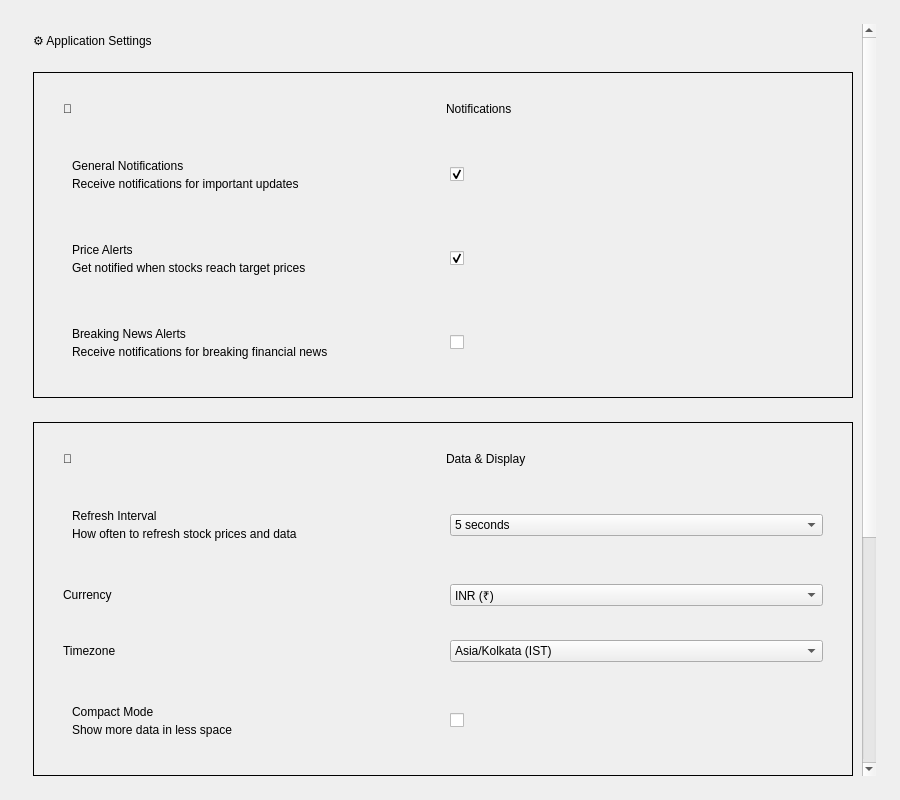
<?xml version="1.0" encoding="UTF-8"?>
<ui version="4.0">
 <class>EnhancedSettings</class>
 <widget class="QWidget" name="EnhancedSettings">
  <property name="geometry">
   <rect>
    <x>0</x>
    <y>0</y>
    <width>900</width>
    <height>800</height>
   </rect>
  </property>
  <property name="windowTitle">
   <string>Enhanced Settings</string>
  </property>
  
  <layout class="QVBoxLayout" name="mainLayout">
   <property name="spacing">
    <number>24</number>
   </property>
   <property name="leftMargin">
    <number>24</number>
   </property>
   <property name="topMargin">
    <number>24</number>
   </property>
   <property name="rightMargin">
    <number>24</number>
   </property>
   <property name="bottomMargin">
    <number>24</number>
   </property>
   
   <item>
    <widget class="QScrollArea" name="settingsScrollArea">
     <property name="frameShape">
      <enum>QFrame::NoFrame</enum>
     </property>
     <property name="widgetResizable">
      <bool>true</bool>
     </property>
     <widget class="QWidget" name="scrollAreaWidget">
      <property name="geometry">
       <rect>
        <x>0</x>
        <y>0</y>
        <width>852</width>
        <height>752</height>
       </rect>
      </property>
      <layout class="QVBoxLayout" name="scrollLayout">
       <property name="spacing">
        <number>24</number>
       </property>
       
       <item>
        <widget class="QLabel" name="settingsMainTitle">
         <property name="text">
          <string>⚙️ Application Settings</string>
         </property>
        </widget>
       </item>
       
       <item>
        <widget class="QFrame" name="notificationsCard">
         <property name="frameShape">
          <enum>QFrame::Box</enum>
         </property>
         <layout class="QVBoxLayout" name="notificationsCardLayout">
          <property name="spacing">
           <number>16</number>
          </property>
          <property name="leftMargin">
           <number>20</number>
          </property>
          <property name="topMargin">
           <number>20</number>
          </property>
          <property name="rightMargin">
           <number>20</number>
          </property>
          <property name="bottomMargin">
           <number>20</number>
          </property>
          
          <item>
           <widget class="QWidget" name="notificationsHeader">
            <layout class="QHBoxLayout" name="notificationsHeaderLayout">
             <item>
              <widget class="QLabel" name="notificationsIcon">
               <property name="text">
                <string>🔔</string>
               </property>
              </widget>
             </item>
             <item>
              <widget class="QLabel" name="notificationsTitle">
               <property name="text">
                <string>Notifications</string>
               </property>
              </widget>
             </item>
            </layout>
           </widget>
          </item>
          
          <item>
           <widget class="QWidget" name="generalNotificationsSetting">
            <layout class="QHBoxLayout" name="generalNotificationsLayout">
             <item>
              <widget class="QWidget" name="generalNotificationsInfo">
               <layout class="QVBoxLayout" name="generalNotificationsInfoLayout">
                <property name="spacing">
                 <number>4</number>
                </property>
                <item>
                 <widget class="QLabel" name="generalNotificationsLabel">
                  <property name="text">
                   <string>General Notifications</string>
                  </property>
                 </widget>
                </item>
                <item>
                 <widget class="QLabel" name="generalNotificationsDescription">
                  <property name="text">
                   <string>Receive notifications for important updates</string>
                  </property>
                 </widget>
                </item>
               </layout>
              </widget>
             </item>
             <item>
              <spacer name="generalNotificationsSpacer">
               <property name="orientation">
                <enum>Qt::Horizontal</enum>
               </property>
              </spacer>
             </item>
             <item>
              <widget class="QCheckBox" name="generalNotificationsCheckBox">
               <property name="checked">
                <bool>true</bool>
               </property>
              </widget>
             </item>
            </layout>
           </widget>
          </item>
          
          <item>
           <widget class="QWidget" name="priceAlertsSetting">
            <layout class="QHBoxLayout" name="priceAlertsLayout">
             <item>
              <widget class="QWidget" name="priceAlertsInfo">
               <layout class="QVBoxLayout" name="priceAlertsInfoLayout">
                <property name="spacing">
                 <number>4</number>
                </property>
                <item>
                 <widget class="QLabel" name="priceAlertsLabel">
                  <property name="text">
                   <string>Price Alerts</string>
                  </property>
                 </widget>
                </item>
                <item>
                 <widget class="QLabel" name="priceAlertsDescription">
                  <property name="text">
                   <string>Get notified when stocks reach target prices</string>
                  </property>
                 </widget>
                </item>
               </layout>
              </widget>
             </item>
             <item>
              <spacer name="priceAlertsSpacer">
               <property name="orientation">
                <enum>Qt::Horizontal</enum>
               </property>
              </spacer>
             </item>
             <item>
              <widget class="QCheckBox" name="priceAlertsCheckBox">
               <property name="checked">
                <bool>true</bool>
               </property>
              </widget>
             </item>
            </layout>
           </widget>
          </item>
          
          <item>
           <widget class="QWidget" name="newsAlertsSetting">
            <layout class="QHBoxLayout" name="newsAlertsLayout">
             <item>
              <widget class="QWidget" name="newsAlertsInfo">
               <layout class="QVBoxLayout" name="newsAlertsInfoLayout">
                <property name="spacing">
                 <number>4</number>
                </property>
                <item>
                 <widget class="QLabel" name="newsAlertsLabel">
                  <property name="text">
                   <string>Breaking News Alerts</string>
                  </property>
                 </widget>
                </item>
                <item>
                 <widget class="QLabel" name="newsAlertsDescription">
                  <property name="text">
                   <string>Receive notifications for breaking financial news</string>
                  </property>
                 </widget>
                </item>
               </layout>
              </widget>
             </item>
             <item>
              <spacer name="newsAlertsSpacer">
               <property name="orientation">
                <enum>Qt::Horizontal</enum>
               </property>
              </spacer>
             </item>
             <item>
              <widget class="QCheckBox" name="newsAlertsCheckBox">
               <property name="checked">
                <bool>false</bool>
               </property>
              </widget>
             </item>
            </layout>
           </widget>
          </item>
         </layout>
        </widget>
       </item>
       
       <item>
        <widget class="QFrame" name="dataDisplayCard">
         <property name="frameShape">
          <enum>QFrame::Box</enum>
         </property>
         <layout class="QVBoxLayout" name="dataDisplayCardLayout">
          <property name="spacing">
           <number>16</number>
          </property>
          <property name="leftMargin">
           <number>20</number>
          </property>
          <property name="topMargin">
           <number>20</number>
          </property>
          <property name="rightMargin">
           <number>20</number>
          </property>
          <property name="bottomMargin">
           <number>20</number>
          </property>
          
          <item>
           <widget class="QWidget" name="dataDisplayHeader">
            <layout class="QHBoxLayout" name="dataDisplayHeaderLayout">
             <item>
              <widget class="QLabel" name="dataDisplayIcon">
               <property name="text">
                <string>🔄</string>
               </property>
              </widget>
             </item>
             <item>
              <widget class="QLabel" name="dataDisplayTitle">
               <property name="text">
                <string>Data &amp; Display</string>
               </property>
              </widget>
             </item>
            </layout>
           </widget>
          </item>
          
          <item>
           <widget class="QWidget" name="refreshIntervalSetting">
            <layout class="QHBoxLayout" name="refreshIntervalLayout">
             <item>
              <widget class="QWidget" name="refreshIntervalInfo">
               <layout class="QVBoxLayout" name="refreshIntervalInfoLayout">
                <property name="spacing">
                 <number>4</number>
                </property>
                <item>
                 <widget class="QLabel" name="refreshIntervalLabel">
                  <property name="text">
                   <string>Refresh Interval</string>
                  </property>
                 </widget>
                </item>
                <item>
                 <widget class="QLabel" name="refreshIntervalDescription">
                  <property name="text">
                   <string>How often to refresh stock prices and data</string>
                  </property>
                 </widget>
                </item>
               </layout>
              </widget>
             </item>
             <item>
              <spacer name="refreshIntervalSpacer">
               <property name="orientation">
                <enum>Qt::Horizontal</enum>
               </property>
              </spacer>
             </item>
             <item>
              <widget class="QComboBox" name="refreshIntervalComboBox">
               <item>
                <property name="text">
                 <string>5 seconds</string>
                </property>
               </item>
               <item>
                <property name="text">
                 <string>15 seconds</string>
                </property>
               </item>
               <item>
                <property name="text">
                 <string>30 seconds</string>
                </property>
               </item>
               <item>
                <property name="text">
                 <string>1 minute</string>
                </property>
               </item>
               <item>
                <property name="text">
                 <string>5 minutes</string>
                </property>
               </item>
              </widget>
             </item>
            </layout>
           </widget>
          </item>
          
          <item>
           <widget class="QWidget" name="currencySetting">
            <layout class="QHBoxLayout" name="currencyLayout">
             <item>
              <widget class="QLabel" name="currencyLabel">
               <property name="text">
                <string>Currency</string>
               </property>
              </widget>
             </item>
             <item>
              <spacer name="currencySpacer">
               <property name="orientation">
                <enum>Qt::Horizontal</enum>
               </property>
              </spacer>
             </item>
             <item>
              <widget class="QComboBox" name="currencyComboBox">
               <item>
                <property name="text">
                 <string>INR (₹)</string>
                </property>
               </item>
               <item>
                <property name="text">
                 <string>USD ($)</string>
                </property>
               </item>
               <item>
                <property name="text">
                 <string>EUR (€)</string>
                </property>
               </item>
               <item>
                <property name="text">
                 <string>GBP (£)</string>
                </property>
               </item>
              </widget>
             </item>
            </layout>
           </widget>
          </item>
          
          <item>
           <widget class="QWidget" name="timezoneSetting">
            <layout class="QHBoxLayout" name="timezoneLayout">
             <item>
              <widget class="QLabel" name="timezoneLabel">
               <property name="text">
                <string>Timezone</string>
               </property>
              </widget>
             </item>
             <item>
              <spacer name="timezoneSpacer">
               <property name="orientation">
                <enum>Qt::Horizontal</enum>
               </property>
              </spacer>
             </item>
             <item>
              <widget class="QComboBox" name="timezoneComboBox">
               <item>
                <property name="text">
                 <string>Asia/Kolkata (IST)</string>
                </property>
               </item>
               <item>
                <property name="text">
                 <string>America/New_York (EST)</string>
                </property>
               </item>
               <item>
                <property name="text">
                 <string>Europe/London (GMT)</string>
                </property>
               </item>
               <item>
                <property name="text">
                 <string>Asia/Tokyo (JST)</string>
                </property>
               </item>
              </widget>
             </item>
            </layout>
           </widget>
          </item>
          
          <item>
           <widget class="QWidget" name="compactModeSetting">
            <layout class="QHBoxLayout" name="compactModeLayout">
             <item>
              <widget class="QWidget" name="compactModeInfo">
               <layout class="QVBoxLayout" name="compactModeInfoLayout">
                <property name="spacing">
                 <number>4</number>
                </property>
                <item>
                 <widget class="QLabel" name="compactModeLabel">
                  <property name="text">
                   <string>Compact Mode</string>
                  </property>
                 </widget>
                </item>
                <item>
                 <widget class="QLabel" name="compactModeDescription">
                  <property name="text">
                   <string>Show more data in less space</string>
                  </property>
                 </widget>
                </item>
               </layout>
              </widget>
             </item>
             <item>
              <spacer name="compactModeSpacer">
               <property name="orientation">
                <enum>Qt::Horizontal</enum>
               </property>
              </spacer>
             </item>
             <item>
              <widget class="QCheckBox" name="compactModeCheckBox">
               <property name="checked">
                <bool>false</bool>
               </property>
              </widget>
             </item>
            </layout>
           </widget>
          </item>
         </layout>
        </widget>
       </item>
       
       <item>
        <widget class="QFrame" name="privacySecurityCard">
         <property name="frameShape">
          <enum>QFrame::Box</enum>
         </property>
         <layout class="QVBoxLayout" name="privacySecurityCardLayout">
          <property name="spacing">
           <number>16</number>
          </property>
          <property name="leftMargin">
           <number>20</number>
          </property>
          <property name="topMargin">
           <number>20</number>
          </property>
          <property name="rightMargin">
           <number>20</number>
          </property>
          <property name="bottomMargin">
           <number>20</number>
          </property>
          
          <item>
           <widget class="QWidget" name="privacySecurityHeader">
            <layout class="QHBoxLayout" name="privacySecurityHeaderLayout">
             <item>
              <widget class="QLabel" name="privacySecurityIcon">
               <property name="text">
                <string>🔒</string>
               </property>
              </widget>
             </item>
             <item>
              <widget class="QLabel" name="privacySecurityTitle">
               <property name="text">
                <string>Privacy &amp; Security</string>
               </property>
              </widget>
             </item>
            </layout>
           </widget>
          </item>
          
          <item>
           <widget class="QWidget" name="analyticsDataSetting">
            <layout class="QHBoxLayout" name="analyticsDataLayout">
             <item>
              <widget class="QWidget" name="analyticsDataInfo">
               <layout class="QVBoxLayout" name="analyticsDataInfoLayout">
                <property name="spacing">
                 <number>4</number>
                </property>
                <item>
                 <widget class="QLabel" name="analyticsDataLabel">
                  <property name="text">
                   <string>Share Analytics Data</string>
                  </property>
                 </widget>
                </item>
                <item>
                 <widget class="QLabel" name="analyticsDataDescription">
                  <property name="text">
                   <string>Help improve the app by sharing anonymous usage data</string>
                  </property>
                 </widget>
                </item>
               </layout>
              </widget>
             </item>
             <item>
              <spacer name="analyticsDataSpacer">
               <property name="orientation">
                <enum>Qt::Horizontal</enum>
               </property>
              </spacer>
             </item>
             <item>
              <widget class="QCheckBox" name="analyticsDataCheckBox">
               <property name="checked">
                <bool>true</bool>
               </property>
              </widget>
             </item>
            </layout>
           </widget>
          </item>
          
          <item>
           <widget class="QWidget" name="crashReportsSetting">
            <layout class="QHBoxLayout" name="crashReportsLayout">
             <item>
              <widget class="QWidget" name="crashReportsInfo">
               <layout class="QVBoxLayout" name="crashReportsInfoLayout">
                <property name="spacing">
                 <number>4</number>
                </property>
                <item>
                 <widget class="QLabel" name="crashReportsLabel">
                  <property name="text">
                   <string>Crash Reports</string>
                  </property>
                 </widget>
                </item>
                <item>
                 <widget class="QLabel" name="crashReportsDescription">
                  <property name="text">
                   <string>Send crash reports to help fix issues</string>
                  </property>
                 </widget>
                </item>
               </layout>
              </widget>
             </item>
             <item>
              <spacer name="crashReportsSpacer">
               <property name="orientation">
                <enum>Qt::Horizontal</enum>
               </property>
              </spacer>
             </item>
             <item>
              <widget class="QCheckBox" name="crashReportsCheckBox">
               <property name="checked">
                <bool>true</bool>
               </property>
              </widget>
             </item>
            </layout>
           </widget>
          </item>
         </layout>
        </widget>
       </item>
       
       <item>
        <widget class="QWidget" name="actionButtons">
         <layout class="QHBoxLayout" name="actionButtonsLayout">
          <item>
           <spacer name="actionButtonsSpacer">
            <property name="orientation">
             <enum>Qt::Horizontal</enum>
            </property>
           </spacer>
          </item>
          <item>
           <widget class="QPushButton" name="resetButton">
            <property name="text">
             <string>Reset to Defaults</string>
            </property>
           </widget>
          </item>
          <item>
           <widget class="QPushButton" name="saveButton">
            <property name="text">
             <string>💾 Save Settings</string>
            </property>
           </widget>
          </item>
         </layout>
        </widget>
       </item>
      </layout>
     </widget>
    </widget>
   </item>
  </layout>
 </widget>
</ui>
